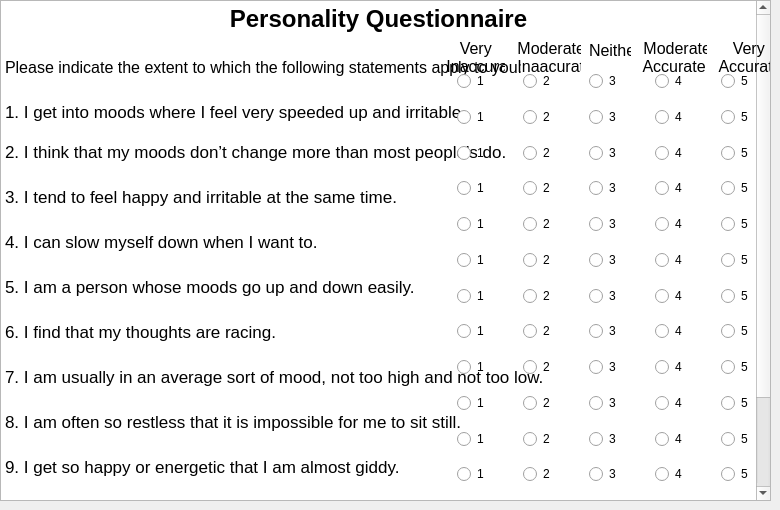
    <widget class="QWidget" name="questionnaire">
     <widget class="QTextBrowser" name="HPScontent">
      <property name="geometry">
       <rect>
        <x>0</x>
        <y>0</y>
        <width>771</width>
        <height>501</height>
       </rect>
      </property>
      <property name="html">
       <string>&lt;!DOCTYPE HTML PUBLIC &quot;-//W3C//DTD HTML 4.0//EN&quot; &quot;http://www.w3.org/TR/REC-html40/strict.dtd&quot;&gt;
&lt;html&gt;&lt;head&gt;&lt;meta name=&quot;qrichtext&quot; content=&quot;1&quot; /&gt;&lt;style type=&quot;text/css&quot;&gt;
p, li { white-space: pre-wrap; }
&lt;/style&gt;&lt;/head&gt;&lt;body style=&quot; font-family:'.SF NS Text'; font-size:16pt; font-weight:600; font-style:normal;&quot;&gt;
&lt;p align=&quot;center&quot; style=&quot; margin-top:0px; margin-bottom:0px; margin-left:0px; margin-right:0px; -qt-block-indent:0; text-indent:0px;&quot;&gt;&lt;span style=&quot; font-size:18pt;&quot;&gt;Personality Questionnaire&lt;/span&gt;&lt;/p&gt;
&lt;p style=&quot;-qt-paragraph-type:empty; margin-top:0px; margin-bottom:0px; margin-left:0px; margin-right:0px; -qt-block-indent:0; text-indent:0px;&quot;&gt;&lt;br /&gt;&lt;/p&gt;
&lt;p style=&quot; margin-top:0px; margin-bottom:0px; margin-left:0px; margin-right:0px; -qt-block-indent:0; text-indent:0px;&quot;&gt;&lt;span style=&quot; font-size:12pt; font-weight:400;&quot;&gt;Please indicate the extent to which the following statements apply to you: &lt;/span&gt;&lt;/p&gt;
&lt;p style=&quot;-qt-paragraph-type:empty; margin-top:0px; margin-bottom:0px; margin-left:0px; margin-right:0px; -qt-block-indent:0; text-indent:0px;&quot;&gt;&lt;br /&gt;&lt;/p&gt;
&lt;p style=&quot; margin-top:0px; margin-bottom:0px; margin-left:0px; margin-right:0px; -qt-block-indent:0; text-indent:0px;&quot;&gt;&lt;span style=&quot; font-family:'Calibri,Arial,Helvetica,sans-serif'; font-size:13pt; font-weight:400; color:#000000;&quot;&gt;1. I get into moods where I feel very speeded up and irritable.&lt;/span&gt;&lt;/p&gt;
&lt;p style=&quot;-qt-paragraph-type:empty; margin-top:0px; margin-bottom:0px; margin-left:0px; margin-right:0px; -qt-block-indent:0; text-indent:0px; font-family:'Calibri,Arial,Helvetica,sans-serif'; font-size:13pt; font-weight:400; color:#000000;&quot;&gt;&lt;br /&gt;&lt;/p&gt;
&lt;p style=&quot; margin-top:0px; margin-bottom:0px; margin-left:0px; margin-right:0px; -qt-block-indent:0; text-indent:0px;&quot;&gt;&lt;span style=&quot; font-family:'Calibri,Arial,Helvetica,sans-serif'; font-size:13pt; font-weight:400; color:#000000;&quot;&gt;2. I think that my moods don’t change more than most people’s do.&lt;br /&gt;&lt;/span&gt;&lt;/p&gt;
&lt;p style=&quot; margin-top:0px; margin-bottom:0px; margin-left:0px; margin-right:0px; -qt-block-indent:0; text-indent:0px;&quot;&gt;&lt;span style=&quot; font-family:'Calibri,Arial,Helvetica,sans-serif'; font-size:13pt; font-weight:400; color:#000000;&quot;&gt;3. I tend to feel happy and irritable at the same time.&lt;br /&gt;&lt;/span&gt;&lt;/p&gt;
&lt;p style=&quot; margin-top:0px; margin-bottom:0px; margin-left:0px; margin-right:0px; -qt-block-indent:0; text-indent:0px;&quot;&gt;&lt;span style=&quot; font-family:'Calibri,Arial,Helvetica,sans-serif'; font-size:13pt; font-weight:400; color:#000000;&quot;&gt;4. I can slow myself down when I want to.&lt;br /&gt;&lt;/span&gt;&lt;/p&gt;
&lt;p style=&quot; margin-top:0px; margin-bottom:0px; margin-left:0px; margin-right:0px; -qt-block-indent:0; text-indent:0px;&quot;&gt;&lt;span style=&quot; font-family:'Calibri,Arial,Helvetica,sans-serif'; font-size:13pt; font-weight:400; color:#000000;&quot;&gt;5. I am a person whose moods go up and down easily.&lt;br /&gt;&lt;/span&gt;&lt;/p&gt;
&lt;p style=&quot; margin-top:0px; margin-bottom:0px; margin-left:0px; margin-right:0px; -qt-block-indent:0; text-indent:0px;&quot;&gt;&lt;span style=&quot; font-family:'Calibri,Arial,Helvetica,sans-serif'; font-size:13pt; font-weight:400; color:#000000;&quot;&gt;6. I find that my thoughts are racing.&lt;br /&gt;&lt;/span&gt;&lt;/p&gt;
&lt;p style=&quot; margin-top:0px; margin-bottom:0px; margin-left:0px; margin-right:0px; -qt-block-indent:0; text-indent:0px;&quot;&gt;&lt;span style=&quot; font-family:'Calibri,Arial,Helvetica,sans-serif'; font-size:13pt; font-weight:400; color:#000000;&quot;&gt;7. I am usually in an average sort of mood, not too high and not too low.&lt;br /&gt;&lt;/span&gt;&lt;/p&gt;
&lt;p style=&quot; margin-top:0px; margin-bottom:0px; margin-left:0px; margin-right:0px; -qt-block-indent:0; text-indent:0px;&quot;&gt;&lt;span style=&quot; font-family:'Calibri,Arial,Helvetica,sans-serif'; font-size:13pt; font-weight:400; color:#000000;&quot;&gt;8. I am often so restless that it is impossible for me to sit still.&lt;br /&gt;&lt;/span&gt;&lt;/p&gt;
&lt;p style=&quot; margin-top:0px; margin-bottom:0px; margin-left:0px; margin-right:0px; -qt-block-indent:0; text-indent:0px;&quot;&gt;&lt;span style=&quot; font-family:'Calibri,Arial,Helvetica,sans-serif'; font-size:13pt; font-weight:400; color:#000000;&quot;&gt;9. I get so happy or energetic that I am almost giddy.&lt;br /&gt;&lt;/span&gt;&lt;/p&gt;
&lt;p style=&quot; margin-top:0px; margin-bottom:0px; margin-left:0px; margin-right:0px; -qt-block-indent:0; text-indent:0px;&quot;&gt;&lt;span style=&quot; font-family:'Calibri,Arial,Helvetica,sans-serif'; font-size:13pt; font-weight:400; color:#000000;&quot;&gt;10. I feel emotions with extreme intensity.&lt;br /&gt;&lt;/span&gt;&lt;/p&gt;
&lt;p style=&quot; margin-top:0px; margin-bottom:0px; margin-left:0px; margin-right:0px; -qt-block-indent:0; text-indent:0px;&quot;&gt;&lt;span style=&quot; font-family:'Calibri,Arial,Helvetica,sans-serif'; font-size:13pt; font-weight:400; color:#000000;&quot;&gt;11. I am considered to be kind of eccentric.&lt;br /&gt;&lt;/span&gt;&lt;/p&gt;
&lt;p style=&quot; margin-top:0px; margin-bottom:0px; margin-left:0px; margin-right:0px; -qt-block-indent:0; text-indent:0px;&quot;&gt;&lt;span style=&quot; font-family:'Calibri,Arial,Helvetica,sans-serif'; font-size:13pt; font-weight:400; color:#000000;&quot;&gt;12 I understand the reasons when I feel very excited or happy.&lt;/span&gt;&lt;/p&gt;&lt;/body&gt;&lt;/html&gt;</string>
      </property>
     </widget>
     <widget class="QLabel" name="label">
      <property name="geometry">
       <rect>
        <x>442</x>
        <y>42</y>
        <width>63</width>
        <height>30</height>
       </rect>
      </property>
      <property name="font">
       <font>
        <pointsize>12</pointsize>
       </font>
      </property>
      <property name="text">
       <string>    Very 
 Inaccurate</string>
      </property>
     </widget>
     <widget class="QLabel" name="label_2">
      <property name="geometry">
       <rect>
        <x>513</x>
        <y>42</y>
        <width>68</width>
        <height>30</height>
       </rect>
      </property>
      <property name="font">
       <font>
        <pointsize>12</pointsize>
       </font>
      </property>
      <property name="text">
       <string> Moderately 
 Inaacurate</string>
      </property>
     </widget>
     <widget class="QLabel" name="label_3">
      <property name="geometry">
       <rect>
        <x>589</x>
        <y>42</y>
        <width>42</width>
        <height>16</height>
       </rect>
      </property>
      <property name="font">
       <font>
        <pointsize>12</pointsize>
       </font>
      </property>
      <property name="text">
       <string>Neither</string>
      </property>
     </widget>
     <widget class="QLabel" name="label_4">
      <property name="geometry">
       <rect>
        <x>639</x>
        <y>42</y>
        <width>68</width>
        <height>30</height>
       </rect>
      </property>
      <property name="font">
       <font>
        <pointsize>12</pointsize>
       </font>
      </property>
      <property name="text">
       <string> Moderately 
 Accurate</string>
      </property>
     </widget>
     <widget class="QLabel" name="label_9">
      <property name="geometry">
       <rect>
        <x>715</x>
        <y>42</y>
        <width>55</width>
        <height>30</height>
       </rect>
      </property>
      <property name="font">
       <font>
        <pointsize>12</pointsize>
       </font>
      </property>
      <property name="text">
       <string>    Very 
 Accurate</string>
      </property>
     </widget>
     <widget class="QWidget" name="Q1" native="true">
      <property name="geometry">
       <rect>
        <x>441</x>
        <y>71</y>
        <width>329</width>
        <height>26</height>
       </rect>
      </property>
      <widget class="QRadioButton" name="Q1_3">
       <property name="geometry">
        <rect>
         <x>148</x>
         <y>0</y>
         <width>34</width>
         <height>20</height>
        </rect>
       </property>
       <property name="text">
        <string>3</string>
       </property>
       <property name="checkable">
        <bool>true</bool>
       </property>
      </widget>
      <widget class="QRadioButton" name="Q1_2">
       <property name="geometry">
        <rect>
         <x>82</x>
         <y>0</y>
         <width>33</width>
         <height>20</height>
        </rect>
       </property>
       <property name="text">
        <string>2</string>
       </property>
       <property name="checkable">
        <bool>true</bool>
       </property>
      </widget>
      <widget class="QRadioButton" name="Q1_4">
       <property name="geometry">
        <rect>
         <x>214</x>
         <y>0</y>
         <width>34</width>
         <height>20</height>
        </rect>
       </property>
       <property name="text">
        <string>4</string>
       </property>
       <property name="checkable">
        <bool>true</bool>
       </property>
      </widget>
      <widget class="QRadioButton" name="Q1_1">
       <property name="geometry">
        <rect>
         <x>16</x>
         <y>0</y>
         <width>31</width>
         <height>20</height>
        </rect>
       </property>
       <property name="text">
        <string>1</string>
       </property>
       <property name="checkable">
        <bool>true</bool>
       </property>
      </widget>
      <widget class="QRadioButton" name="Q1_5">
       <property name="geometry">
        <rect>
         <x>280</x>
         <y>0</y>
         <width>33</width>
         <height>20</height>
        </rect>
       </property>
       <property name="text">
        <string>5</string>
       </property>
       <property name="checkable">
        <bool>true</bool>
       </property>
      </widget>
     </widget>
     <widget class="QWidget" name="Q2" native="true">
      <property name="geometry">
       <rect>
        <x>441</x>
        <y>107</y>
        <width>329</width>
        <height>26</height>
       </rect>
      </property>
      <widget class="QRadioButton" name="Q2_3">
       <property name="geometry">
        <rect>
         <x>148</x>
         <y>0</y>
         <width>34</width>
         <height>20</height>
        </rect>
       </property>
       <property name="text">
        <string>3</string>
       </property>
       <property name="checkable">
        <bool>true</bool>
       </property>
      </widget>
      <widget class="QRadioButton" name="Q2_2">
       <property name="geometry">
        <rect>
         <x>82</x>
         <y>0</y>
         <width>33</width>
         <height>20</height>
        </rect>
       </property>
       <property name="text">
        <string>2</string>
       </property>
       <property name="checkable">
        <bool>true</bool>
       </property>
      </widget>
      <widget class="QRadioButton" name="Q2_4">
       <property name="geometry">
        <rect>
         <x>214</x>
         <y>0</y>
         <width>34</width>
         <height>20</height>
        </rect>
       </property>
       <property name="text">
        <string>4</string>
       </property>
       <property name="checkable">
        <bool>true</bool>
       </property>
      </widget>
      <widget class="QRadioButton" name="Q2_1">
       <property name="geometry">
        <rect>
         <x>16</x>
         <y>0</y>
         <width>31</width>
         <height>20</height>
        </rect>
       </property>
       <property name="text">
        <string>1</string>
       </property>
       <property name="checkable">
        <bool>true</bool>
       </property>
      </widget>
      <widget class="QRadioButton" name="Q2_5">
       <property name="geometry">
        <rect>
         <x>280</x>
         <y>0</y>
         <width>33</width>
         <height>20</height>
        </rect>
       </property>
       <property name="text">
        <string>5</string>
       </property>
       <property name="checkable">
        <bool>true</bool>
       </property>
      </widget>
     </widget>
     <widget class="QWidget" name="Q3" native="true">
      <property name="geometry">
       <rect>
        <x>441</x>
        <y>143</y>
        <width>329</width>
        <height>25</height>
       </rect>
      </property>
      <widget class="QRadioButton" name="Q3_3">
       <property name="geometry">
        <rect>
         <x>148</x>
         <y>0</y>
         <width>34</width>
         <height>20</height>
        </rect>
       </property>
       <property name="text">
        <string>3</string>
       </property>
       <property name="checkable">
        <bool>true</bool>
       </property>
      </widget>
      <widget class="QRadioButton" name="Q3_2">
       <property name="geometry">
        <rect>
         <x>82</x>
         <y>0</y>
         <width>33</width>
         <height>20</height>
        </rect>
       </property>
       <property name="text">
        <string>2</string>
       </property>
       <property name="checkable">
        <bool>true</bool>
       </property>
      </widget>
      <widget class="QRadioButton" name="Q3_4">
       <property name="geometry">
        <rect>
         <x>214</x>
         <y>0</y>
         <width>34</width>
         <height>20</height>
        </rect>
       </property>
       <property name="text">
        <string>4</string>
       </property>
       <property name="checkable">
        <bool>true</bool>
       </property>
      </widget>
      <widget class="QRadioButton" name="Q3_1">
       <property name="geometry">
        <rect>
         <x>16</x>
         <y>0</y>
         <width>31</width>
         <height>20</height>
        </rect>
       </property>
       <property name="text">
        <string>1</string>
       </property>
       <property name="checkable">
        <bool>true</bool>
       </property>
      </widget>
      <widget class="QRadioButton" name="Q3_5">
       <property name="geometry">
        <rect>
         <x>280</x>
         <y>0</y>
         <width>33</width>
         <height>20</height>
        </rect>
       </property>
       <property name="text">
        <string>5</string>
       </property>
       <property name="checkable">
        <bool>true</bool>
       </property>
      </widget>
     </widget>
     <widget class="QWidget" name="Q4" native="true">
      <property name="geometry">
       <rect>
        <x>441</x>
        <y>178</y>
        <width>329</width>
        <height>26</height>
       </rect>
      </property>
      <widget class="QRadioButton" name="Q4_3">
       <property name="geometry">
        <rect>
         <x>148</x>
         <y>0</y>
         <width>34</width>
         <height>20</height>
        </rect>
       </property>
       <property name="text">
        <string>3</string>
       </property>
       <property name="checkable">
        <bool>true</bool>
       </property>
      </widget>
      <widget class="QRadioButton" name="Q4_2">
       <property name="geometry">
        <rect>
         <x>82</x>
         <y>0</y>
         <width>33</width>
         <height>20</height>
        </rect>
       </property>
       <property name="text">
        <string>2</string>
       </property>
       <property name="checkable">
        <bool>true</bool>
       </property>
      </widget>
      <widget class="QRadioButton" name="Q4_4">
       <property name="geometry">
        <rect>
         <x>214</x>
         <y>0</y>
         <width>34</width>
         <height>20</height>
        </rect>
       </property>
       <property name="text">
        <string>4</string>
       </property>
       <property name="checkable">
        <bool>true</bool>
       </property>
      </widget>
      <widget class="QRadioButton" name="Q4_1">
       <property name="geometry">
        <rect>
         <x>16</x>
         <y>0</y>
         <width>31</width>
         <height>20</height>
        </rect>
       </property>
       <property name="text">
        <string>1</string>
       </property>
       <property name="checkable">
        <bool>true</bool>
       </property>
      </widget>
      <widget class="QRadioButton" name="Q4_5">
       <property name="geometry">
        <rect>
         <x>280</x>
         <y>0</y>
         <width>33</width>
         <height>20</height>
        </rect>
       </property>
       <property name="text">
        <string>5</string>
       </property>
       <property name="checkable">
        <bool>true</bool>
       </property>
      </widget>
     </widget>
     <widget class="QWidget" name="Q5" native="true">
      <property name="geometry">
       <rect>
        <x>441</x>
        <y>214</y>
        <width>329</width>
        <height>26</height>
       </rect>
      </property>
      <widget class="QRadioButton" name="Q5_3">
       <property name="geometry">
        <rect>
         <x>148</x>
         <y>0</y>
         <width>34</width>
         <height>20</height>
        </rect>
       </property>
       <property name="text">
        <string>3</string>
       </property>
       <property name="checkable">
        <bool>true</bool>
       </property>
      </widget>
      <widget class="QRadioButton" name="Q5_2">
       <property name="geometry">
        <rect>
         <x>82</x>
         <y>0</y>
         <width>33</width>
         <height>20</height>
        </rect>
       </property>
       <property name="text">
        <string>2</string>
       </property>
       <property name="checkable">
        <bool>true</bool>
       </property>
      </widget>
      <widget class="QRadioButton" name="Q5_4">
       <property name="geometry">
        <rect>
         <x>214</x>
         <y>0</y>
         <width>34</width>
         <height>20</height>
        </rect>
       </property>
       <property name="text">
        <string>4</string>
       </property>
       <property name="checkable">
        <bool>true</bool>
       </property>
      </widget>
      <widget class="QRadioButton" name="Q5_1">
       <property name="geometry">
        <rect>
         <x>16</x>
         <y>0</y>
         <width>31</width>
         <height>20</height>
        </rect>
       </property>
       <property name="text">
        <string>1</string>
       </property>
       <property name="checkable">
        <bool>true</bool>
       </property>
      </widget>
      <widget class="QRadioButton" name="Q5_5">
       <property name="geometry">
        <rect>
         <x>280</x>
         <y>0</y>
         <width>33</width>
         <height>20</height>
        </rect>
       </property>
       <property name="text">
        <string>5</string>
       </property>
       <property name="checkable">
        <bool>true</bool>
       </property>
      </widget>
     </widget>
     <widget class="QWidget" name="Q6" native="true">
      <property name="geometry">
       <rect>
        <x>441</x>
        <y>250</y>
        <width>329</width>
        <height>26</height>
       </rect>
      </property>
      <widget class="QRadioButton" name="Q6_3">
       <property name="geometry">
        <rect>
         <x>148</x>
         <y>0</y>
         <width>34</width>
         <height>20</height>
        </rect>
       </property>
       <property name="text">
        <string>3</string>
       </property>
       <property name="checkable">
        <bool>true</bool>
       </property>
      </widget>
      <widget class="QRadioButton" name="Q6_2">
       <property name="geometry">
        <rect>
         <x>82</x>
         <y>0</y>
         <width>33</width>
         <height>20</height>
        </rect>
       </property>
       <property name="text">
        <string>2</string>
       </property>
       <property name="checkable">
        <bool>true</bool>
       </property>
      </widget>
      <widget class="QRadioButton" name="Q6_4">
       <property name="geometry">
        <rect>
         <x>214</x>
         <y>0</y>
         <width>34</width>
         <height>20</height>
        </rect>
       </property>
       <property name="text">
        <string>4</string>
       </property>
       <property name="checkable">
        <bool>true</bool>
       </property>
      </widget>
      <widget class="QRadioButton" name="Q6_1">
       <property name="geometry">
        <rect>
         <x>16</x>
         <y>0</y>
         <width>31</width>
         <height>20</height>
        </rect>
       </property>
       <property name="text">
        <string>1</string>
       </property>
       <property name="checkable">
        <bool>true</bool>
       </property>
      </widget>
      <widget class="QRadioButton" name="Q6_5">
       <property name="geometry">
        <rect>
         <x>280</x>
         <y>0</y>
         <width>33</width>
         <height>20</height>
        </rect>
       </property>
       <property name="text">
        <string>5</string>
       </property>
       <property name="checkable">
        <bool>true</bool>
       </property>
      </widget>
     </widget>
     <widget class="QWidget" name="Q7" native="true">
      <property name="geometry">
       <rect>
        <x>441</x>
        <y>286</y>
        <width>329</width>
        <height>25</height>
       </rect>
      </property>
      <widget class="QRadioButton" name="Q7_3">
       <property name="geometry">
        <rect>
         <x>148</x>
         <y>0</y>
         <width>34</width>
         <height>20</height>
        </rect>
       </property>
       <property name="text">
        <string>3</string>
       </property>
       <property name="checkable">
        <bool>true</bool>
       </property>
      </widget>
      <widget class="QRadioButton" name="Q7_2">
       <property name="geometry">
        <rect>
         <x>82</x>
         <y>0</y>
         <width>33</width>
         <height>20</height>
        </rect>
       </property>
       <property name="text">
        <string>2</string>
       </property>
       <property name="checkable">
        <bool>true</bool>
       </property>
      </widget>
      <widget class="QRadioButton" name="Q7_4">
       <property name="geometry">
        <rect>
         <x>214</x>
         <y>0</y>
         <width>34</width>
         <height>20</height>
        </rect>
       </property>
       <property name="text">
        <string>4</string>
       </property>
       <property name="checkable">
        <bool>true</bool>
       </property>
      </widget>
      <widget class="QRadioButton" name="Q7_1">
       <property name="geometry">
        <rect>
         <x>16</x>
         <y>0</y>
         <width>31</width>
         <height>20</height>
        </rect>
       </property>
       <property name="text">
        <string>1</string>
       </property>
       <property name="checkable">
        <bool>true</bool>
       </property>
      </widget>
      <widget class="QRadioButton" name="Q7_5">
       <property name="geometry">
        <rect>
         <x>280</x>
         <y>0</y>
         <width>33</width>
         <height>20</height>
        </rect>
       </property>
       <property name="text">
        <string>5</string>
       </property>
       <property name="checkable">
        <bool>true</bool>
       </property>
      </widget>
     </widget>
     <widget class="QWidget" name="Q8" native="true">
      <property name="geometry">
       <rect>
        <x>441</x>
        <y>321</y>
        <width>329</width>
        <height>26</height>
       </rect>
      </property>
      <widget class="QRadioButton" name="Q8_3">
       <property name="geometry">
        <rect>
         <x>148</x>
         <y>0</y>
         <width>34</width>
         <height>20</height>
        </rect>
       </property>
       <property name="text">
        <string>3</string>
       </property>
       <property name="checkable">
        <bool>true</bool>
       </property>
      </widget>
      <widget class="QRadioButton" name="Q8_2">
       <property name="geometry">
        <rect>
         <x>82</x>
         <y>0</y>
         <width>33</width>
         <height>20</height>
        </rect>
       </property>
       <property name="text">
        <string>2</string>
       </property>
       <property name="checkable">
        <bool>true</bool>
       </property>
      </widget>
      <widget class="QRadioButton" name="Q8_4">
       <property name="geometry">
        <rect>
         <x>214</x>
         <y>0</y>
         <width>34</width>
         <height>20</height>
        </rect>
       </property>
       <property name="text">
        <string>4</string>
       </property>
       <property name="checkable">
        <bool>true</bool>
       </property>
      </widget>
      <widget class="QRadioButton" name="Q8_1">
       <property name="geometry">
        <rect>
         <x>16</x>
         <y>0</y>
         <width>31</width>
         <height>20</height>
        </rect>
       </property>
       <property name="text">
        <string>1</string>
       </property>
       <property name="checkable">
        <bool>true</bool>
       </property>
      </widget>
      <widget class="QRadioButton" name="Q8_5">
       <property name="geometry">
        <rect>
         <x>280</x>
         <y>0</y>
         <width>33</width>
         <height>20</height>
        </rect>
       </property>
       <property name="text">
        <string>5</string>
       </property>
       <property name="checkable">
        <bool>true</bool>
       </property>
      </widget>
     </widget>
     <widget class="QWidget" name="Q9" native="true">
      <property name="geometry">
       <rect>
        <x>441</x>
        <y>357</y>
        <width>329</width>
        <height>26</height>
       </rect>
      </property>
      <widget class="QRadioButton" name="Q9_3">
       <property name="geometry">
        <rect>
         <x>148</x>
         <y>0</y>
         <width>34</width>
         <height>20</height>
        </rect>
       </property>
       <property name="text">
        <string>3</string>
       </property>
       <property name="checkable">
        <bool>true</bool>
       </property>
      </widget>
      <widget class="QRadioButton" name="Q9_2">
       <property name="geometry">
        <rect>
         <x>82</x>
         <y>0</y>
         <width>33</width>
         <height>20</height>
        </rect>
       </property>
       <property name="text">
        <string>2</string>
       </property>
       <property name="checkable">
        <bool>true</bool>
       </property>
      </widget>
      <widget class="QRadioButton" name="Q9_4">
       <property name="geometry">
        <rect>
         <x>214</x>
         <y>0</y>
         <width>34</width>
         <height>20</height>
        </rect>
       </property>
       <property name="text">
        <string>4</string>
       </property>
       <property name="checkable">
        <bool>true</bool>
       </property>
      </widget>
      <widget class="QRadioButton" name="Q9_1">
       <property name="geometry">
        <rect>
         <x>16</x>
         <y>0</y>
         <width>31</width>
         <height>20</height>
        </rect>
       </property>
       <property name="text">
        <string>1</string>
       </property>
       <property name="checkable">
        <bool>true</bool>
       </property>
      </widget>
      <widget class="QRadioButton" name="Q9_5">
       <property name="geometry">
        <rect>
         <x>280</x>
         <y>0</y>
         <width>33</width>
         <height>20</height>
        </rect>
       </property>
       <property name="text">
        <string>5</string>
       </property>
       <property name="checkable">
        <bool>true</bool>
       </property>
      </widget>
     </widget>
     <widget class="QWidget" name="Q10" native="true">
      <property name="geometry">
       <rect>
        <x>441</x>
        <y>393</y>
        <width>329</width>
        <height>26</height>
       </rect>
      </property>
      <widget class="QRadioButton" name="Q10_3">
       <property name="geometry">
        <rect>
         <x>148</x>
         <y>0</y>
         <width>34</width>
         <height>20</height>
        </rect>
       </property>
       <property name="text">
        <string>3</string>
       </property>
       <property name="checkable">
        <bool>true</bool>
       </property>
      </widget>
      <widget class="QRadioButton" name="Q10_2">
       <property name="geometry">
        <rect>
         <x>82</x>
         <y>0</y>
         <width>33</width>
         <height>20</height>
        </rect>
       </property>
       <property name="text">
        <string>2</string>
       </property>
       <property name="checkable">
        <bool>true</bool>
       </property>
      </widget>
      <widget class="QRadioButton" name="Q10_4">
       <property name="geometry">
        <rect>
         <x>214</x>
         <y>0</y>
         <width>34</width>
         <height>20</height>
        </rect>
       </property>
       <property name="text">
        <string>4</string>
       </property>
       <property name="checkable">
        <bool>true</bool>
       </property>
      </widget>
      <widget class="QRadioButton" name="Q10_1">
       <property name="geometry">
        <rect>
         <x>16</x>
         <y>0</y>
         <width>31</width>
         <height>20</height>
        </rect>
       </property>
       <property name="text">
        <string>1</string>
       </property>
       <property name="checkable">
        <bool>true</bool>
       </property>
      </widget>
      <widget class="QRadioButton" name="Q10_5">
       <property name="geometry">
        <rect>
         <x>280</x>
         <y>0</y>
         <width>33</width>
         <height>20</height>
        </rect>
       </property>
       <property name="text">
        <string>5</string>
       </property>
       <property name="checkable">
        <bool>true</bool>
       </property>
      </widget>
     </widget>
     <widget class="QWidget" name="Q11" native="true">
      <property name="geometry">
       <rect>
        <x>441</x>
        <y>429</y>
        <width>329</width>
        <height>25</height>
       </rect>
      </property>
      <widget class="QRadioButton" name="Q11_3">
       <property name="geometry">
        <rect>
         <x>148</x>
         <y>0</y>
         <width>34</width>
         <height>20</height>
        </rect>
       </property>
       <property name="text">
        <string>3</string>
       </property>
       <property name="checkable">
        <bool>true</bool>
       </property>
      </widget>
      <widget class="QRadioButton" name="Q11_2">
       <property name="geometry">
        <rect>
         <x>82</x>
         <y>0</y>
         <width>33</width>
         <height>20</height>
        </rect>
       </property>
       <property name="text">
        <string>2</string>
       </property>
       <property name="checkable">
        <bool>true</bool>
       </property>
      </widget>
      <widget class="QRadioButton" name="Q11_4">
       <property name="geometry">
        <rect>
         <x>214</x>
         <y>0</y>
         <width>34</width>
         <height>20</height>
        </rect>
       </property>
       <property name="text">
        <string>4</string>
       </property>
       <property name="checkable">
        <bool>true</bool>
       </property>
      </widget>
      <widget class="QRadioButton" name="Q11_1">
       <property name="geometry">
        <rect>
         <x>16</x>
         <y>0</y>
         <width>31</width>
         <height>20</height>
        </rect>
       </property>
       <property name="text">
        <string>1</string>
       </property>
       <property name="checkable">
        <bool>true</bool>
       </property>
      </widget>
      <widget class="QRadioButton" name="Q11_5">
       <property name="geometry">
        <rect>
         <x>280</x>
         <y>0</y>
         <width>33</width>
         <height>20</height>
        </rect>
       </property>
       <property name="text">
        <string>5</string>
       </property>
       <property name="checkable">
        <bool>true</bool>
       </property>
      </widget>
     </widget>
     <widget class="QWidget" name="Q12" native="true">
      <property name="geometry">
       <rect>
        <x>441</x>
        <y>464</y>
        <width>329</width>
        <height>26</height>
       </rect>
      </property>
      <widget class="QRadioButton" name="Q12_3">
       <property name="geometry">
        <rect>
         <x>148</x>
         <y>0</y>
         <width>34</width>
         <height>20</height>
        </rect>
       </property>
       <property name="text">
        <string>3</string>
       </property>
       <property name="checkable">
        <bool>true</bool>
       </property>
      </widget>
      <widget class="QRadioButton" name="Q12_2">
       <property name="geometry">
        <rect>
         <x>82</x>
         <y>0</y>
         <width>33</width>
         <height>20</height>
        </rect>
       </property>
       <property name="text">
        <string>2</string>
       </property>
       <property name="checkable">
        <bool>true</bool>
       </property>
      </widget>
      <widget class="QRadioButton" name="Q12_4">
       <property name="geometry">
        <rect>
         <x>214</x>
         <y>0</y>
         <width>34</width>
         <height>20</height>
        </rect>
       </property>
       <property name="text">
        <string>4</string>
       </property>
       <property name="checkable">
        <bool>true</bool>
       </property>
      </widget>
      <widget class="QRadioButton" name="Q12_1">
       <property name="geometry">
        <rect>
         <x>16</x>
         <y>0</y>
         <width>31</width>
         <height>20</height>
        </rect>
       </property>
       <property name="text">
        <string>1</string>
       </property>
       <property name="checkable">
        <bool>true</bool>
       </property>
      </widget>
      <widget class="QRadioButton" name="Q12_5">
       <property name="geometry">
        <rect>
         <x>280</x>
         <y>0</y>
         <width>33</width>
         <height>20</height>
        </rect>
       </property>
       <property name="text">
        <string>5</string>
       </property>
       <property name="checkable">
        <bool>true</bool>
       </property>
      </widget>
     </widget>
    </widget>
